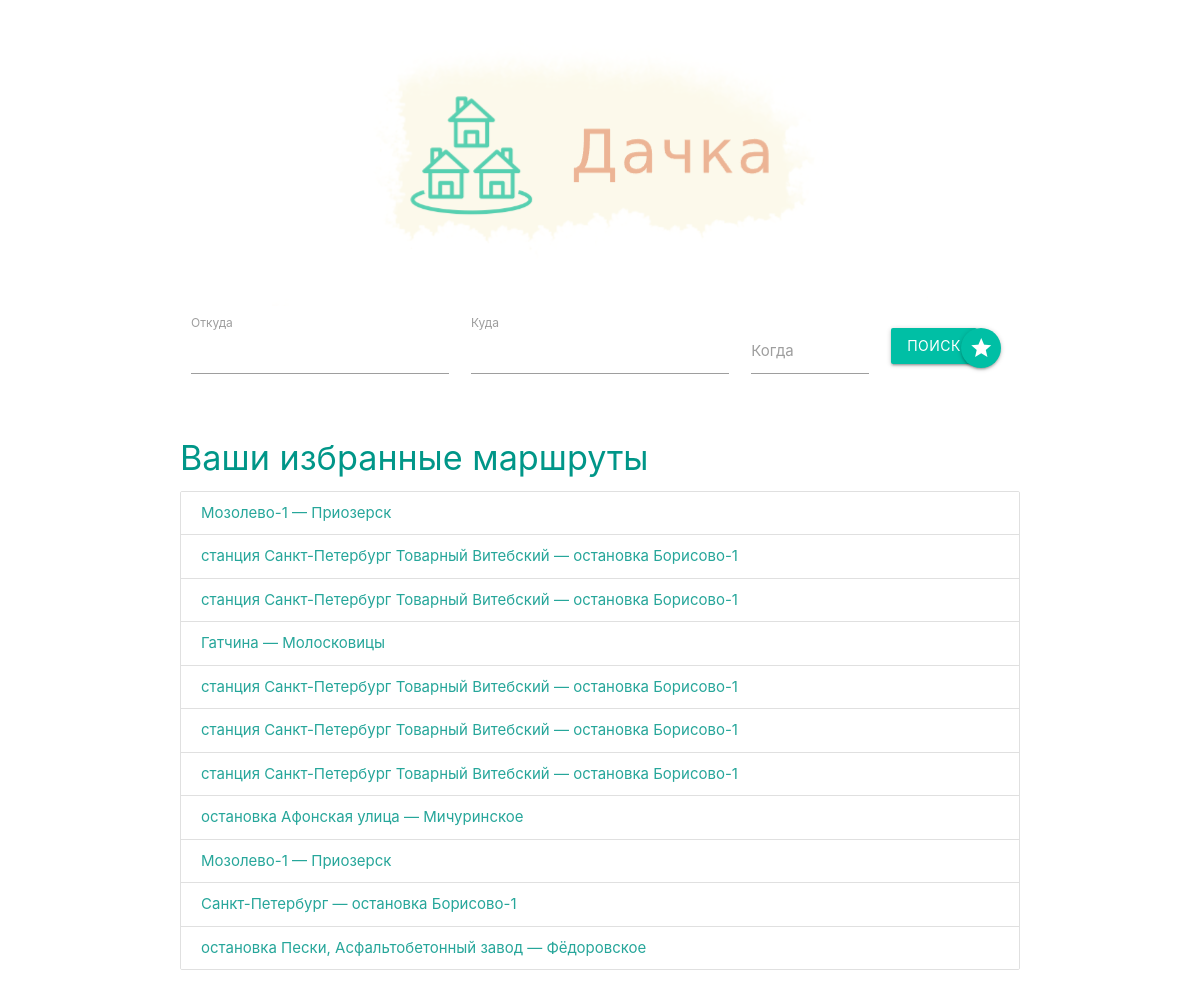
Page /index (signed in) on the committed database.
### data/favs.py (models this page shows)
class Fav(SqlAlchemyBase):
    __tablename__ = 'favs'
    id = sqlalchemy.Column(sqlalchemy.Integer, primary_key=True, autoincrement=True)
    station_from = sqlalchemy.Column(sqlalchemy.String, nullable=True)
    station_to = sqlalchemy.Column(sqlalchemy.String, nullable=True)
    user_id = sqlalchemy.Column(sqlalchemy.Integer, sqlalchemy.ForeignKey("users.id"))
    user = orm.relation('User')

### app.py (the view)
@app.route('/')
@app.route('/index')
def index():
    session = db_session.create_session()
    if current_user.is_authenticated:
        favs = session.query(Fav).filter(Fav.user == current_user)
        return render_template('index.html', title='Главная', favs=favs[::-1])
    else:
        return render_template('index.html', title='Главная')

### app.py (called while the page is built)
@login_manager.user_loader
def load_user(user_id):
    session = db_session.create_session()
    return session.query(User).get(user_id)

### data/db_session.py (called while the page is built)
def create_session() -> Session:
    global __factory
    return __factory()

### templates/index.html
{% extends "base.html" %}
{% block content %}
<div class="container">
    <div class="row">
        <div class="col s12 center-align">
            <img src="static/images/лого2.png" class="center" alt="">
        </div>
        {% include "search.html" %}
    </div>
    {% if current_user.is_authenticated %}
    <div class="row">
        <h4 class="teal-text">Ваши избранные маршруты</h4>
        <div id="favs_container">
            <div class="collection" id="favs">
                {% for item in favs%}
                <a onclick="$('#from-input').val('{{ item.station_from }}');$('#to-input').val('{{ item.station_to }}');" class="collection-item">{{ item.station_from }}  &mdash; {{ item.station_to }} </a>
                {% endfor %}
            </div>
        </div>
    </div>
    {% else %}
    <div class="row">
        <h4 class="teal-text"><a href="/login">Авторизуйтесь</a> или <a href="/register">зарегистрируйтесь</a>, чтобы добавлять и просмотривать избранные маршруты</h4>
    </div>
    {% endif %}
</div>
{% endblock %}

### rows in the picture
Fav: station_from "Мозолево-1", station_to "Приозерск"
Fav: station_from "станция Санкт-Петербург Товарный Витебский", station_to "остановка Борисово-1"
Fav: station_from "станция Санкт-Петербург Товарный Витебский", station_to "остановка Борисово-1"
Fav: station_from "Гатчина", station_to "Молосковицы"
Fav: station_from "станция Санкт-Петербург Товарный Витебский", station_to "остановка Борисово-1"
Fav: station_from "станция Санкт-Петербург Товарный Витебский", station_to "остановка Борисово-1"
Fav: station_from "станция Санкт-Петербург Товарный Витебский", station_to "остановка Борисово-1"
Fav: station_from "остановка Афонская улица", station_to "Мичуринское"
Fav: station_from "Мозолево-1", station_to "Приозерск"
Fav: station_from "Санкт-Петербург", station_to "остановка Борисово-1"
Fav: station_from "остановка Пески, Асфальтобетонный завод", station_to "Фёдоровское"
